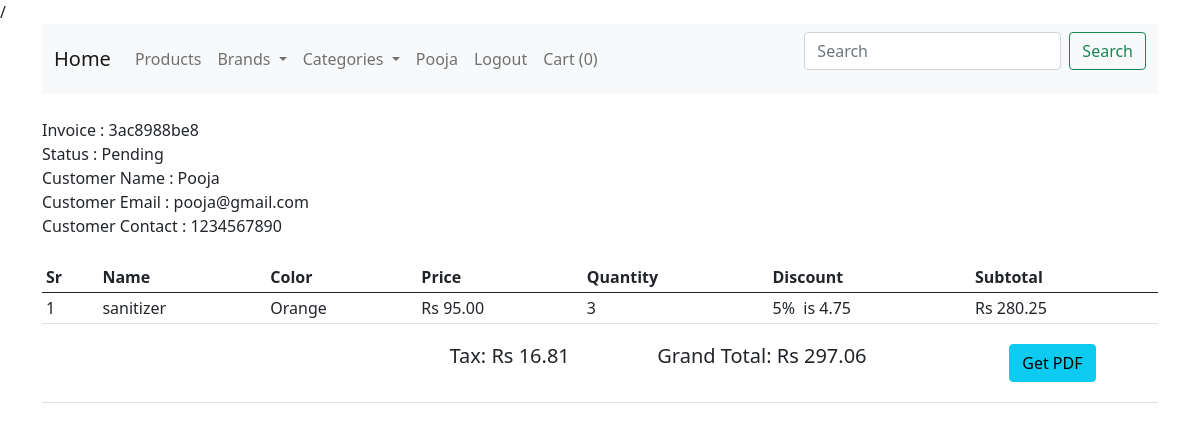
Page /orders/c25493d877 (signed in) on the committed database.
### shop/customers/models.py (models this page shows, shortened)
class Register(db.Model, UserMixin):
    id = db.Column(db.Integer, primary_key= True)
    name = db.Column(db.String(50), unique= False)
    username = db.Column(db.String(50), unique= True)
    email = db.Column(db.String(50), unique= True)
    password = db.Column(db.String(200), unique= False)
    state = db.Column(db.String(50), unique= False)
    city = db.Column(db.String(50), unique= False)
    contact = db.Column(db.String(50), unique= False)
    address = db.Column(db.String(50), unique= False)
    pincode = db.Column(db.String(50), unique= False)
    profile = db.Column(db.String(200), unique= False , default='profile.jpg')
    date_created = db.Column(db.DateTime, nullable=False, default=datetime.utcnow)

class CustomerOrder(db.Model):
    id = db.Column(db.Integer, primary_key=True)
    invoice = db.Column(db.String(20), unique=True, nullable=False)
    status = db.Column(db.String(20), default='Pending', nullable=False)
    customer_id = db.Column(db.Integer, unique=False, nullable=False)
    date_created = db.Column(db.DateTime, default=datetime.utcnow, nullable=False)
    orders = db.Column(JsonEncodedDict)

### shop/customers/routes.py (the view)
@app.route('/orders/<invoice>')
@login_required
def orders(invoice):
    if current_user.is_authenticated:
        grandtotal = 0
        subtotal = 0
        customer_id = current_user.id
        customer = Register.query.filter_by(id=customer_id).first()
        orders = CustomerOrder.query.filter_by(customer_id=customer_id).order_by(CustomerOrder.id.desc()).first()
        for key, product in orders.orders.items():
            discount = (product['discount']/100) * float(product['price'])
            subtotal += float(product['price']) * int(product['quantity'])
            subtotal -= discount
            tax = ("%.2f" % (.06 * float(subtotal)))
            grandtotal = ("%.2f" % (1.06 * float(subtotal)))
    else:
        return redirect(url_for('customerLogin'))
    return render_template('customer/order.html', invoice=invoice, tax=tax, subtotal=subtotal, grandtotal=grandtotal, customer=customer, orders=orders, brands=brands(), categories=categories())

### shop/customers/models.py (called while the page is built)
@login_manager.user_loader
def user_loader(user_id):
    return Register.query.get(user_id)

    def process_result_value(self, value, dialect):
        if value is None:
            return {}
        else:
            return json.loads(value)

### shop/products/routes.py (called while the page is built)
def brands():
    return Brand.query.join(Addproduct, (Brand.id == Addproduct.brand_id)).all()

def categories():
    return Category.query.join(Addproduct, (Category.id == Addproduct.category_id)).all()

### shop/templates/customer/order.html (shortened to what this page needs)
{% extends 'layout.html' %}
{% block content %}
{% include 'navbar.html' %}
<div class="container mt-4">
    <div class="row">
        <div class="col-md-12">
            Invoice : {{orders.invoice}}
            <br>
            Status : {{orders.status}}
            <br>
            Customer Name : {{customer.name}}
            <br>
            Customer Email : {{customer.email}}
            <br>
            Customer Contact : {{customer.contact}}
            <br>
            <br>
            <table class="table table-sm">
                <thead>
                    <th>Sr</th>
                    <th>Name</th>
                    <th>Color</th>
                    <th>Price</th>
                    <th>Quantity</th>
                    <th>Discount</th>
                    <th>Subtotal</th>
                </thead>
                <tbody>
                    {% for key, product in orders.orders.items() %}
                    {% set discount = "%0.2f"|format((product.discount/100) * product.price|float) %}
                    <tr>
                        <td>{{loop.index}}</td>
                        <td>{{product.name}}</td>
                        <form action="{{url_for('updatecart', code=key)}}" method="POST">
                            <td>{{product.color|capitalize}}</td>
                            <td>Rs {{"%.2f"|format(product.price)}}</td>
                            <td>{{product.quantity}}</td>
                            {% if product.discount >0 %}
                            <td>{{product.discount}}% &nbsp;is {{discount}}</td>
                            {% else %}
                            <td></td>
                            {% endif %}
                            {% set subtotal = product.quantity|int * product.price|float %}
                            <td>Rs {{"%0.2f"|format((subtotal|float) - discount|float)}}</td>
                        </form>
                    </tr>
                    {% endfor %}
                </tbody>
            </table>
            <table class="table table-sm">
                <tr>
                    {% if orders.status == 'Paid' %}
                    {% else %}
                    <td>
                            {% set amount = grandtotal.replace('.', '') %}
                          {% endif %}
                    </td>
                    <td width="35%"></td>
                    <td><h5>Tax: Rs {{tax}}</h5></td>
                    <td><h5>Grand Total: Rs {{grandtotal}}</h5></td>
                    <td>
                        <form action="{{url_for('get_pdf', invoice=orders.invoice)}}" method="POST">
                            <button type="submit" class="btn btn-info">Get PDF</button>
                        </form>
                    </td>
                </tr>
            </table>
        </div>
    </div>
</div>
{% endblock content %}

### shop/templates/navbar.html (shortened to what this page needs)
<div class="container">
    <nav class="navbar navbar-expand-lg navbar-light bg-light">
      <div class="container-fluid">
        <a class="navbar-brand" href="/">Home</a>
        <div class="collapse navbar-collapse" id="navbarSupportedContent">
          <ul class="navbar-nav me-auto mb-2 mb-lg-0">
            <li class="nav-item">
              <a class="nav-link" href="/">Products</a>
            </li>
            <li class="nav-item dropdown">
              <a class="nav-link dropdown-toggle" href="#" id="navbarDropdown" role="button" data-bs-toggle="dropdown"
                aria-expanded="false">
                Brands
              </a>
            </li>
            <li class="nav-item dropdown">
              <a class="nav-link dropdown-toggle" href="#" id="navbarDropdown" role="button" data-bs-toggle="dropdown"
                aria-expanded="false">
                Categories
              </a>
            </li>
            {% if current_user.is_authenticated %}
            <li class="nav-item">
              <a href="{{url_for('profile', id=current_user.id)}}" class="nav-link">{{current_user.name}}</a>
            </li>
            <li class="nav-item">
              <a href="{{url_for('customer_logout')}}" class="nav-link">Logout</a>
            </li>
            {% endif %}
            <li class="nav-item">
              <a class="nav-link" href="{{url_for('getCart')}}" tabindex="-1">Cart ({{session['Shoppingcart']|length}})</a>
            </li>
          </ul>
          <form class="d-flex" action= "{{url_for('result')}}">
            <input class="form-control me-2" type="search" placeholder="Search" aria-label="Search" name="q">
            <button class="btn btn-outline-success" type="submit">Search</button>
          </form>
        </div>
      </div>
    </nav>
  </div>

### rows in the picture
Register: name "Pooja", email "pooja@gmail.com", contact "1234567890"
CustomerOrder: invoice "3ac8988be8", status "Pending"

### other values in the picture
{{ session['Shoppingcart']|length }} "0"
{{ product.name }} "sanitizer"
{{ product.color|capitalize }} "Orange"
{{ "%.2f"|format(product.price) }} "95.00"
{{ product.quantity }} "3"
{{ product.discount }} "5"
{{ discount }} "4.75"
{{ "%0.2f"|format((subtotal|float) - discount|float) }} "280.25"
{{ tax }} "16.81"
{{ grandtotal }} "297.06"
